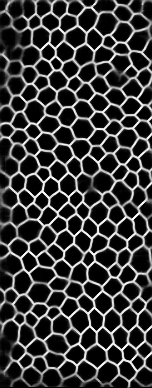
%> input picture postprocessing/2.png, 152 x 388 px
$ octave postProc_main.m   (GNU Octave 9; MATLAB toolbox functions it lacks are replaced by stand-ins)
%> lines starting %> are read from the running program, lines starting %| are printed output that depends on the picture; in (x1, y1, x2, y2) boxes, pixels count from 0 and x2, y2 are one past the last pixel; in counts of white or black regions, pixels touching at a corner belong together; the program's own positions count from 1
### postprocessing/sauvola.m
%SAUVOLA local thresholding.
%   BW = SAUVOLA(IMAGE) performs local thresholding of a two-dimensional
%   array IMAGE with Sauvola algorithm.
%
%   BW = SAUVOLA(IMAGE, [M N], THRESHOLD, PADDING) performs local
%   thresholding with M-by-N neighbourhood (default is 3-by-3) and
%   threshold THRESHOLD between 0 and 1 (default is 0.34).
%   To deal with border pixels the image is padded with one of
%   PADARRAY options (default is 'replicate').
%
%   Example
%   -------
%       imshow(sauvola(imread('eight.tif'), [150 150]));
%
%   See also PADARRAY, RGB2GRAY.

%   For method description see:
%       http://www.dfki.uni-kl.de/~shafait/papers/Shafait-efficient-binarization-SPIE08.pdf
%   Contributed by Jan Motl (jan@motl.us)
%   $Revision: 1.1 $  $Date: 2013/03/09 16:58:01 $

function output=sauvola(image, varargin)
% Initialization
numvarargs = length(varargin);      % only want 3 optional inputs at most
if numvarargs > 3
    error('myfuns:somefun2Alt:TooManyInputs', ...
     'Possible parameters are: (image, [m n], threshold, padding)');
end

optargs = {[5 5] 0.2 'replicate'}; % set defaults

optargs(1:numvarargs) = varargin;   % use memorable variable names
[window, k, padding] = optargs{:};

if ndims(image) ~= 2
    error('The input image must be a two-dimensional array.');
end

% Convert to double
image = double(image);

% Mean value
mean = averagefilter(image, window, padding);

% Standard deviation
meanSquare = averagefilter(image.^2, window, padding);
deviation = (meanSquare - mean.^2).^0.5;

% Sauvola
R = max(deviation(:));
threshold = mean.*(1 + k * (deviation / R-1));
output = (image > threshold);

### postprocessing/averagefilter.m
function image=averagefilter(image, varargin)
%AVERAGEFILTER 2-D mean filtering.
%   B = AVERAGEFILTER(A) performs mean filtering of two dimensional
%   matrix A with integral image method. Each output pixel contains
%   the mean value of the 3-by-3 neighborhood around the corresponding
%   pixel in the input image.
%
%   B = AVERAGEFILTER(A, [M N]) filters matrix A with M-by-N neighborhood.
%   M defines vertical window size and N defines horizontal window size.
%
%   B = AVERAGEFILTER(A, [M N], PADDING) filters matrix A with the
%   predefinned padding. By default the matrix is padded with zeros to
%   be compatible with IMFILTER. But then the borders may appear distorted.
%   To deal with border distortion the PADDING parameter can be either
%   set to a scalar or a string:
%       'circular'    Pads with circular repetition of elements.
%       'replicate'   Repeats border elements of matrix A.
%       'symmetric'   Pads array with mirror reflections of itself.
%
%   Comparison
%   ----------
%   There are different ways how to perform mean filtering in MATLAB.
%   An effective way for small neighborhoods is to use IMFILTER:
%
%       I = imread('eight.tif');
%       meanFilter = fspecial('average', [3 3]);
%       J = imfilter(I, meanFilter);
%       figure, imshow(I), figure, imshow(J)
%
%   However, IMFILTER slows down with the increasing size of the
%   neighborhood while AVERAGEFILTER processing time remains constant.
%   And once one of the neighborhood dimensions is over 21 pixels,
%   AVERAGEFILTER is faster. Anyway, both IMFILTER and AVERAGEFILTER give
%   the same results.
%
%   Remarks
%   -------
%   The output matrix type is the same as of the input matrix A.
%   If either dimesion of the neighborhood is even, the dimension is
%   rounded down to the closest odd value.
%
%   Example
%   -------
%       I = imread('eight.tif');
%       J = averagefilter(I, [3 3]);
%       figure, imshow(I), figure, imshow(J)
%
%   See also IMFILTER, FSPECIAL, PADARRAY.

%   Contributed by Jan Motl (jan@motl.us)
%   $Revision: 1.2 $  $Date: 2013/02/13 16:58:01 $


% Parameter checking.
numvarargs = length(varargin);
if numvarargs > 2
    error('myfuns:somefun2Alt:TooManyInputs', ...
        'requires at most 2 optional inputs');
end

optargs = {[3 3] 0};            % set defaults for optional inputs
optargs(1:numvarargs) = varargin;
[window, padding] = optargs{:}; % use memorable variable names
m = window(1);
n = window(2);

if ~mod(m,2) m = m-1; end       % check for even window sizes
if ~mod(n,2) n = n-1; end

if (ndims(image)~=2)            % check for color pictures
    display('The input image must be a two dimensional array.')
    display('Consider using rgb2gray or similar function.')
    return
end

% Initialization.
[rows columns] = size(image);   % size of the image

% Pad the image.
imageP  = padarray(image, [(m+1)/2 (n+1)/2], padding, 'pre');
imagePP = padarray(imageP, [(m-1)/2 (n-1)/2], padding, 'post');

% Always use double because uint8 would be too small.
imageD = double(imagePP);

% Matrix 't' is the sum of numbers on the left and above the current cell.
t = cumsum(cumsum(imageD),2);

% Calculate the mean values from the look up table 't'.
imageI = t(1+m:rows+m, 1+n:columns+n) + t(1:rows, 1:columns)...
    - t(1+m:rows+m, 1:columns) - t(1:rows, 1+n:columns+n);

% Now each pixel contains sum of the window. But we want the average value.
imageI = imageI/(m*n);

% Return matrix in the original type class.
image = cast(imageI, class(image));

### postprocessing/postProc_main.m
img = imread('2.png');
%> img is the input picture: size 388x152 uint8; min 0, max 254, mean 56.1
mask = imread('2_mask.png');
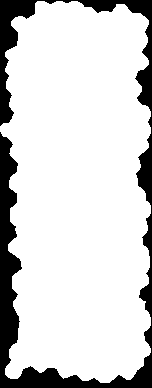
%> input picture postprocessing/2_mask.png, 152 x 388 px
%> mask is the input picture: size 388x152 uint8; 83.2% white; 1 black region, box (x1, y1, x2, y2) and area: (0, 0, 152, 388) 9905

mask = imdilate(mask, strel(ones(5,5)));
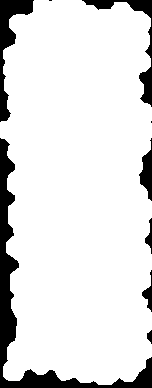
%> mask: size 388x152 uint8; 88% white; 9 black regions (2 under 20 px), largest, box (x1, y1, x2, y2) and area: (0, 138, 152, 388) 4051, (0, 0, 34, 122) 1280, (82, 0, 152, 107) 975
mask = mask/max(mask(:));

%img = medfilt2(img);

bw = sauvola(img);
%> in sauvola, `[window, k, padding] = optargs{:};`: window = [5 5]; k = 0.2; padding = 'replicate'
%> in averagefilter, `numvarargs = length(varargin);`: numvarargs = 2
%> in averagefilter, `[window, padding] = optargs{:};`: window = [5 5]; padding = 'replicate'
%> in averagefilter, `m = window(1);`: m = 5
%> in averagefilter, `t = cumsum(cumsum(imageD),2);`:
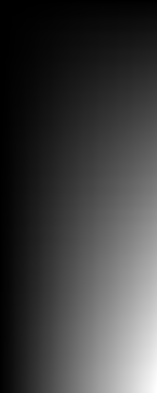
%> t: size 393x157 double; min 19, max 3445386, mean 860984.3; drawn with min black and max white
%> in averagefilter (call 2), `imageI = t(1+m:rows+m, 1+n:columns+n) + t(1:rows, 1:columns) - t(1+m:r..`:
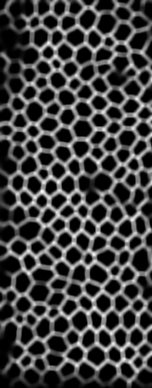
%> imageI: size 388x152 double; min 0, max 929806, mean 241791.9; drawn with min black and max white
%> in sauvola, `deviation = (meanSquare - mean.^2).^0.5;`:
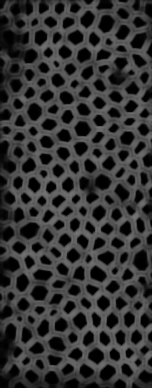
%> deviation: size 388x152 double; min 0, max 119, mean 51.9
%> in sauvola, `R = max(deviation(:));`: R = 119
%> in sauvola, `output = (image > threshold);`: output: size 388x152 logical; 29.1% white in thin lines or dots

bw = bwmorph(bw,'skel',Inf);
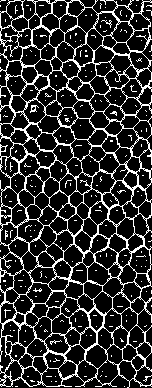
%> bw: size 388x152 logical; 18.5% white in thin lines or dots
CC = bwconncomp(bw);
%> CC = 234 connected components
numOfPixels = cellfun(@numel,CC.PixelIdxList);
%> numOfPixels = 234 values, max 10032 at index 3, min 1 at index 8, mean 46.56
[unused,indexOfMax] = max(numOfPixels);
%> unused = 10032; indexOfMax = 3
bw2 = zeros(size(bw));
bw2(CC.PixelIdxList{indexOfMax}) = 1;
%> bw2: size 388x152 double; values 0 (black) and 1 (white), 17% white in thin lines or dots

bw2 = double(bw2) .* double(mask);
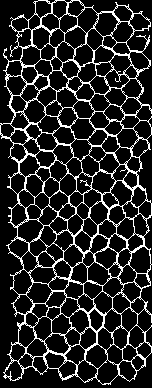
%> bw2: size 388x152 double; values 0 (black) and 1 (white), 15% white in thin lines or dots

bw2 = bwmorph(bw2,'spur',Inf);
%> bw2: size 388x152 logical; 15% white in thin lines or dots
bw2 = bwmorph(bw2,'clean');

imshow(bw2);
imwrite(bw2,'2_bw.png');
